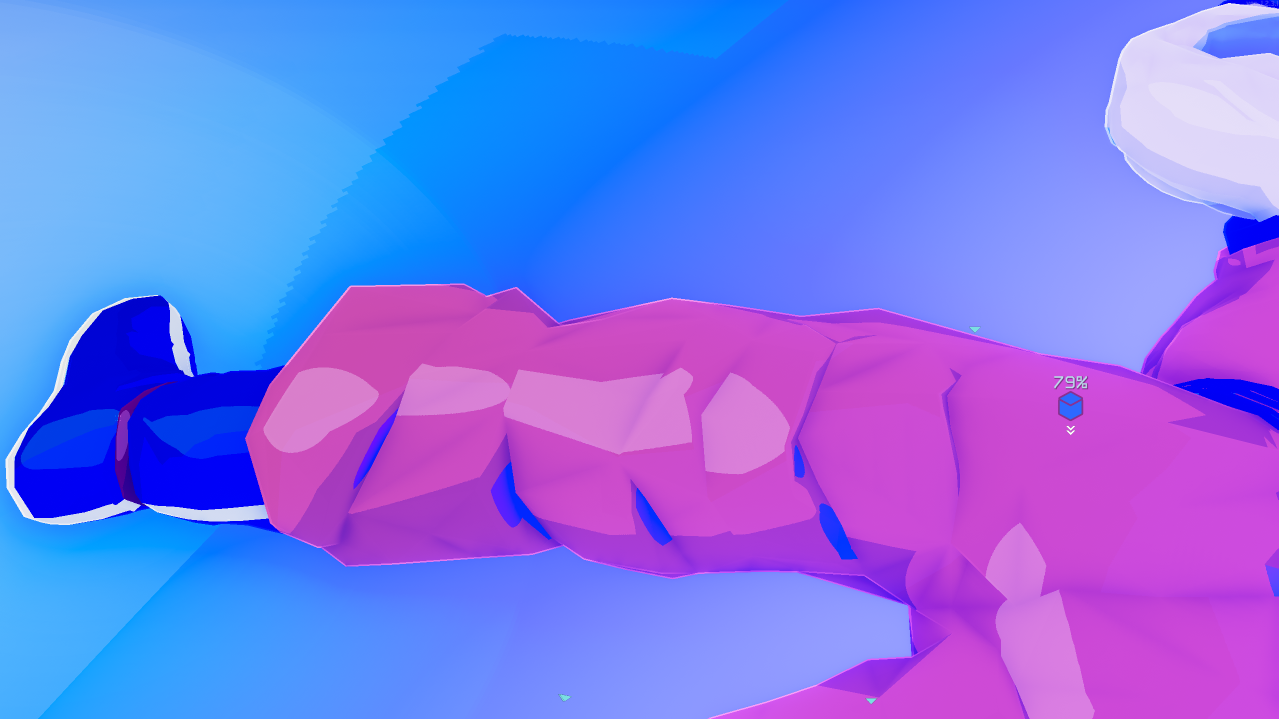
#> input picture images/goku.png, 2557 x 1438 px (shown at 1/2 size)
$ jupyter execute doodler.ipynb
#> lines starting #> are read from the running program, lines starting #| are printed output that depends on the picture
[cell 1]
from PIL import Image, ImageDraw, ImageFont

[cell 2]
img = Image.open("images/goku.png")
#> img is the input picture: PIL image 2557x1438 RGB; mean R, G, B 121.1, 117.4, 237.7
draw = ImageDraw.Draw(img)
font = ImageFont.truetype("static/fonts/sauce_code_pro.ttf", 50)
rows, cols = img.size
#> rows = 2557; cols = 1438

draw.text((5, 5), "Peter Sux", font=font, align="left", fill="black")
img.resize((rows // 4, cols // 4))
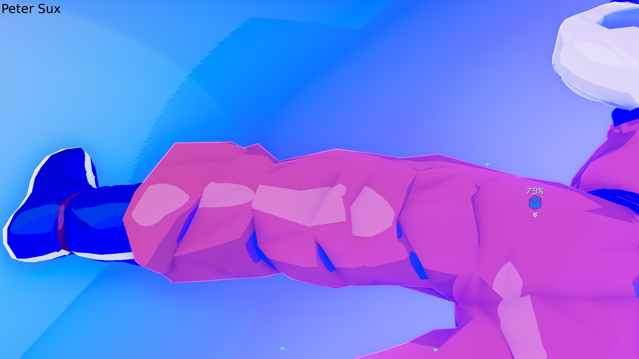
#> Out: PIL image 639x359 RGB; mean R, G, B 121, 117.3, 237.5
